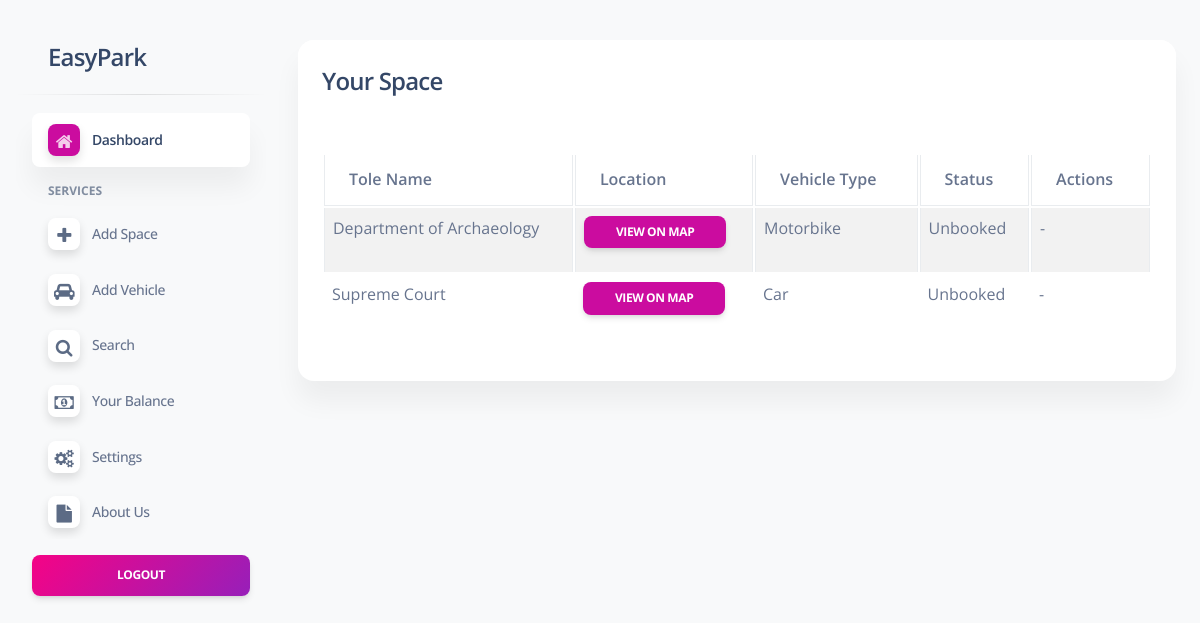
Page /user/myspace.php (signed in) on the earlier database version.
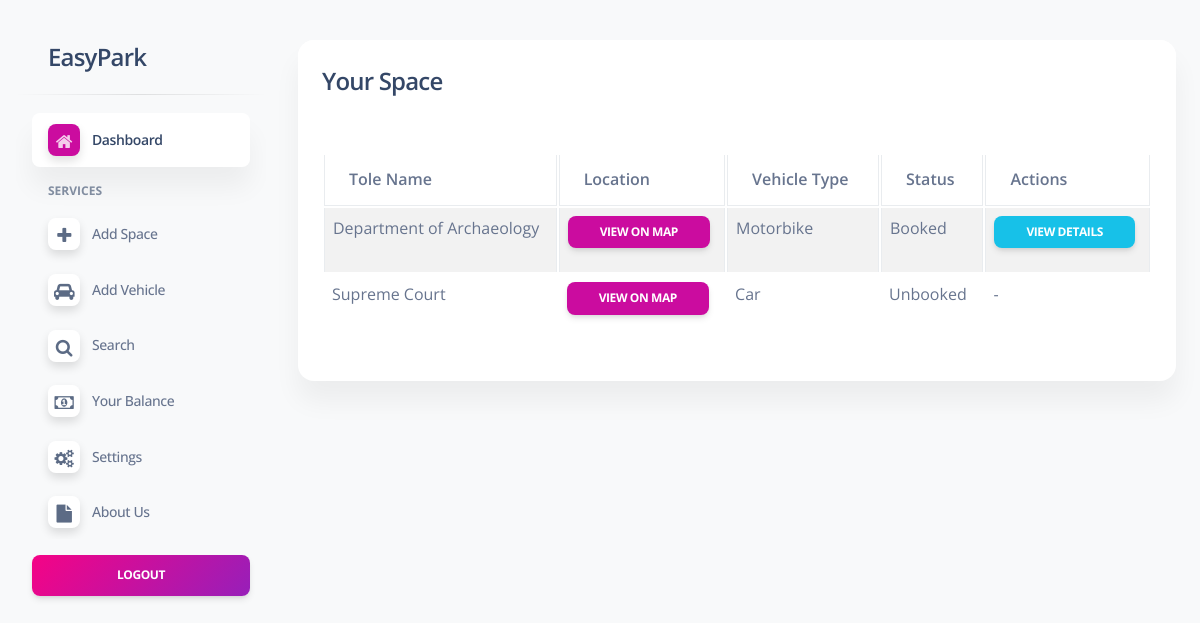
Same page on the later database version.
### tables this page shows
CREATE TABLE `space` (
  `space_id` int(3) NOT NULL,
  `user_id` int(11) DEFAULT NULL,
  `lat` varchar(12) DEFAULT NULL,
  `lng` varchar(12) DEFAULT NULL,
  `vehicletype` varchar(20) DEFAULT NULL,
  `location` varchar(50) DEFAULT NULL,
  `status` enum('1','0') NOT NULL DEFAULT '0'
);

### user/myspace.php (the view, shortened to what this page needs)
<?php
include('include/header.php');
?>
<div class="row">
    <div class="col-md-12">
        <div class="card mt-3">
            <div class="card-header">
                <h4>Your Space</h4>
            </div>
            <div class="card-body">
                <?php
                $query = "
                    SELECT s.space_id, s.lat, s.lng, s.location, s.vehicletype, s.status,
                           u2.name AS booked_by_name, u2.email AS booked_by_email, u2.phone AS booked_by_phone,
                           v.VehicleModel, v.RegistrationNumber, v.Color, v.VehicleCompanyname
                    FROM space s
                    LEFT JOIN userspace us ON s.space_id = us.spaceid AND us.status = '1'
                    LEFT JOIN users u2 ON us.userid = u2.id
                    LEFT JOIN tblvehicle v ON us.vehicle_id = v.ID
                    WHERE s.user_id = ?
                ";
                $stmt = $conn->prepare($query);
                $stmt->bind_param("i", $_SESSION['id']);
                $stmt->execute();
                $result = $stmt->get_result();
                if ($result->num_rows > 0) {
                    echo '<table class="table table-bordered table-striped">';
                    echo '<thead><tr>
                            <th>Tole Name</th>
                            <th>Location</th>
                            <th>Vehicle Type</th>
                            <th>Status</th>
                            <th>Actions</th>
                          </tr></thead><tbody>';
                    while ($row = $result->fetch_assoc()) {
                        $lat = htmlspecialchars($row['lat']);
                        $lng = htmlspecialchars($row['lng']);
                        $location = htmlspecialchars($row['location']);
                        $vehicle_type = htmlspecialchars($row['vehicletype']);
                        $status = $row['status'];
                        $BookingStatus = ($status == '1') ? 'Booked' : 'Unbooked';
                        echo "<tr>
                                <td>{$location}</td>
                                <td>
                                    <a href='https://www.google.com/maps/search/?api=1&query={$lat},{$lng}' target='_blank' class='btn btn-primary btn-sm'>View on Map</a>
                                </td>
                                <td>{$vehicle_type}</td>
                                <td>{$BookingStatus}</td>
                                <td>";
                        if ($status == '1') {
                            $details = [
                                'Name' => $row['booked_by_name'],
                                'Email' => $row['booked_by_email'],
                                'Phone' => $row['booked_by_phone'],
                                'Vehicle Model' => $row['VehicleModel'],
                                'Registration' => $row['RegistrationNumber'],
                                'Color' => $row['Color'],
                                'Company' => $row['VehicleCompanyname']
                            ];
                            $detailsJson = htmlspecialchars(json_encode($details));
                            echo "<button class='btn btn-info btn-sm' onclick='showBookingDetails({$detailsJson})'>View Details</button>";
                        } else {
                            echo "-";
                        }
                        echo "</td></tr>";
                    }
                    echo '</tbody></table>';
                } else {
                    echo '<div class="alert alert-warning">You have not listed any space.</div>';
                }
                ?>
            </div>
        </div>
    </div>
</div>
<?php include('include/footer.php'); ?>

### user/include/header.php (shortened to what this page needs)
<!DOCTYPE html>
<html lang="en">
<head>
  <link href="assets/css/nucleo-icons.css" rel="stylesheet" />
  <link href="assets/css/nucleo-svg.css" rel="stylesheet" />
  <link href="assets/css/nucleo-svg.css" rel="stylesheet" />
  <link id="pagestyle" href="assets/css/soft-ui-dashboard.css?v=1.0.7" rel="stylesheet" />
</head>
<body class="g-sidenav-show  bg-gray-100">
<?php include('newsidebar.php')
?>
<main class="main-content position-relative max-height-vh-100 h-100 border-radius-lg ">
<div class="container-fluid py-4">

### user/include/newsidebar.php (shortened to what this page needs)
<link href="https://cdnjs.cloudflare.com/ajax/libs/font-awesome/4.7.0/css/font-awesome.min.css" rel="stylesheet" />
<body>
  <aside class="sidenav navbar navbar-vertical navbar-expand-xs border-0 border-radius-xl my-3 fixed-start ms-3" id="sidenav-main">
    <div class="sidenav-header">
      <a class="navbar-brand m-0" href="index.php">
        <h4>EasyPark</h4>
      </a>
    </div>
    <hr class="horizontal dark mt-0">
    <div class="collapse navbar-collapse w-auto" id="sidenav-collapse-main" >
      <ul class="navbar-nav">
        <li class="nav-item">
          <a class="nav-link active" href="index.php">
            <div class="icon icon-shape icon-sm shadow border-radius-md bg-white text-center me-2 d-flex align-items-center justify-content-center">
              <i class="fa fa-home text-white text-lg"></i>
            </div>
            <span class="nav-link-text ms-1">Dashboard</span>
          </a>
        </li>
        <li class="nav-item mt-3">
          <h6 class="ps-4 ms-2 text-uppercase text-xs font-weight-bolder opacity-6">Services</h6>
        </li>
        <li class="nav-item">
          <a class="nav-link" href="javascript:void(0);" onclick="toggleSubmenu('add-space-submenu')">
            <div class="icon icon-shape icon-sm shadow border-radius-md bg-white text-center me-2 d-flex align-items-center justify-content-center">
              <i class="fa fa-plus text-dark text-lg"></i>
            </div>
            <span class="nav-link-text ms-1">Add Space</span>
          </a>
        </li>
        <li class="nav-item">
          <a class="nav-link" href="javascript:void(0);" onclick="toggleSubmenu('add-vehicle-submenu')">
            <div class="icon icon-shape icon-sm shadow border-radius-md bg-white text-center me-2 d-flex align-items-center justify-content-center">
              <i class="fa fa-car text-dark text-lg"></i>
            </div>
            <span class="nav-link-text ms-1">Add Vehicle</span>
          </a>
        </li>
        <li class="nav-item">
          <a class="nav-link" href="javascript:void(0);" onclick="toggleSubmenu('search-space-submenu')">
            <div class="icon icon-shape icon-sm shadow border-radius-md bg-white text-center me-2 d-flex align-items-center justify-content-center">
              <i class="fa fa-search text-dark text-lg"></i>
            </div>
            <span class="nav-link-text ms-1">Search</span>
          </a>
        </li>
        <li class="nav-item">
          <a class="nav-link" href="userbalance.php">
            <div class="icon icon-shape icon-sm shadow border-radius-md bg-white text-center me-2 d-flex align-items-center justify-content-center">
              <i class="fa fa-money text-dark text-lg"></i>
            </div>
            <span class="nav-link-text ms-1">Your Balance</span>
          </a>
        </li>
        <li class="nav-item">
          <a class="nav-link" href="setting.php">
            <div class="icon icon-shape icon-sm shadow border-radius-md bg-white text-center me-2 d-flex align-items-center justify-content-center">
              <i class="fa fa-cogs text-dark text-lg"></i>
            </div>
            <span class="nav-link-text ms-1">Settings</span>
          </a>
        </li>
        <li class="nav-item">
          <a class="nav-link" href="aboutus.php">
            <div class="icon icon-shape icon-sm shadow border-radius-md bg-white text-center me-2 d-flex align-items-center justify-content-center">
              <i class="fa fa-file text-dark text-lg"></i>
            </div>
            <span class="nav-link-text ms-1">About Us</span>
          </a>
        </li>
      </ul>
    </div>
    <div class="sidenav-footer mx-3">
      <a class="btn bg-gradient-primary mt-3 w-100" href="logout.php">
        Logout
      </a>
    </div>
  </aside>
</body>

### user/include/footer.php (shortened to what this page needs)
<footer class="footer pt-3  ">
      </footer>
      </main>
</body>
</html>

### user/assets/css/nucleo-svg.css (style rules this page uses)
.icon { display: inline-block; color: #111111; height: 1em; width: 1em; }
.icon-sm { height: 0.8em; width: 0.8em; }
.icon { fill: currentColor; stroke: none; }

Differences in the rows shown:
changed space "Department of Archaeology": status "Unbooked" → "Booked"; status "-" → "VIEW DETAILS"
